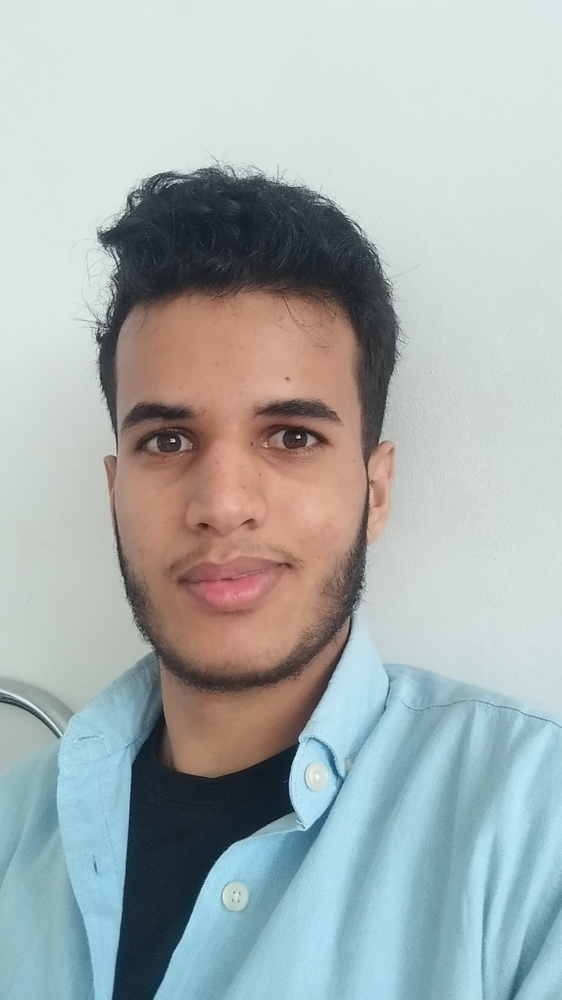
#> input picture PCD/9. Image Morphology/mypic.jpg, 562 x 1000 px, shrunk from 2340 x 4160 before the run
$ python morphology.py
#> lines starting #> are read from the running program, lines starting #| are printed output that depends on the picture; after the words box and inside, x2 and y2 are one past the last pixel; in counts of white or black regions, pixels touching at a corner belong together
# Import required libraries
import cv2
import numpy as np
import matplotlib.pyplot as plt

# Step 1: Load the image in grayscale
image = cv2.imread("mypic.jpg", cv2.IMREAD_GRAYSCALE)
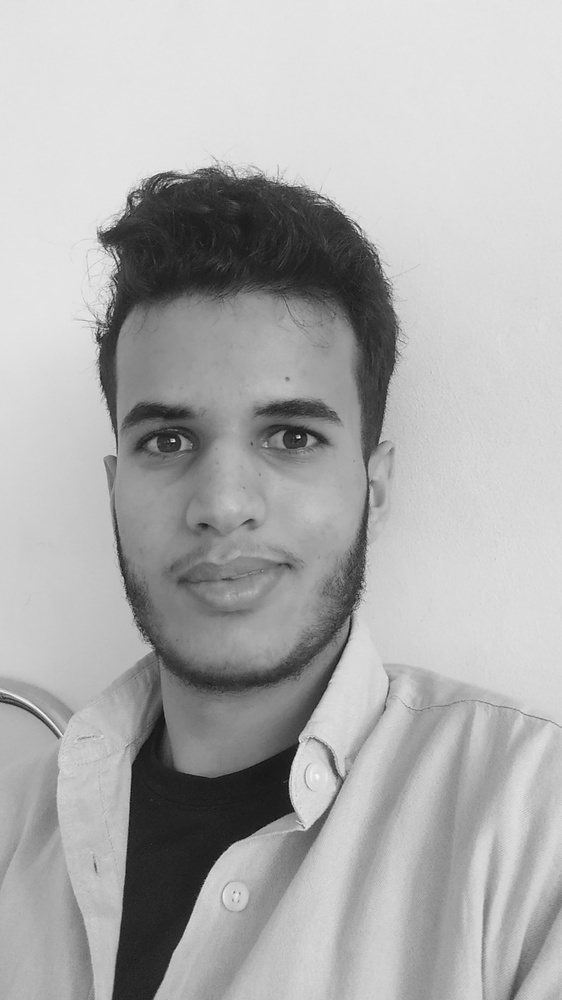
#> image: shape (1000, 562); min 11, max 255, mean 173.5
if image is None:
    print("Error: 'mypic.jpg' not found in the directory.")
    exit()

# Step 2: Convert the image to binary using thresholding
_, binary_image = cv2.threshold(image, 127, 255, cv2.THRESH_BINARY)
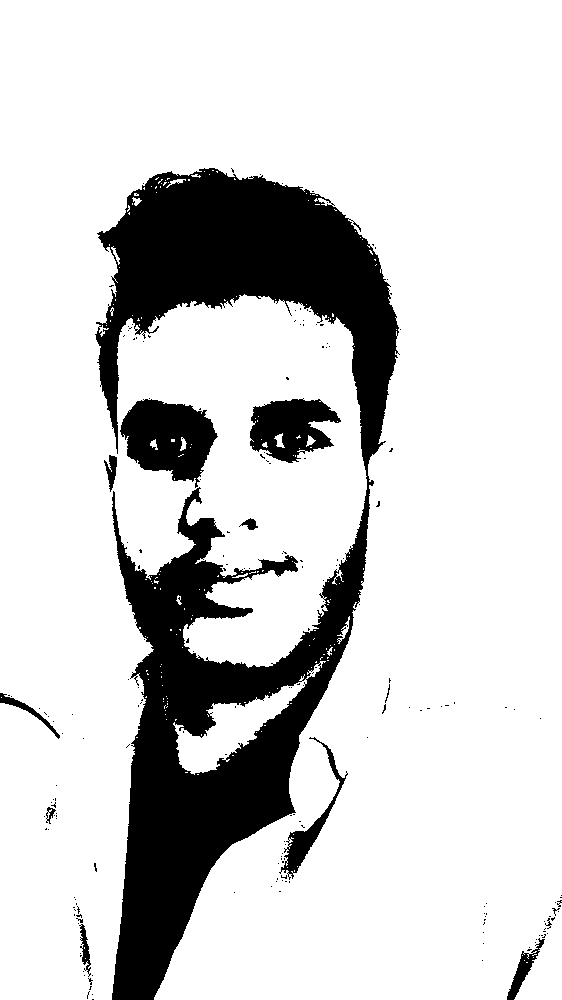
#> binary_image: shape (1000, 562); 82% white; 200 black regions (188 under 20 px), largest, box (x1, y1, x2, y2) and area: (95, 168, 400, 1000) 88283, (120, 399, 218, 488) 5550, (250, 398, 341, 463) 3752

# Display the binary image
plt.figure(figsize=(8, 6))
plt.title("Binary Image")
plt.imshow(binary_image, cmap='gray')
plt.axis('off')
plt.show()

# Step 3: Define the kernel for morphological operations
kernel = np.ones((5, 5), np.uint8)  # 5x5 kernel of ones

# Step 4: Erosion operation
eroded_image = cv2.erode(binary_image, kernel, iterations=1)
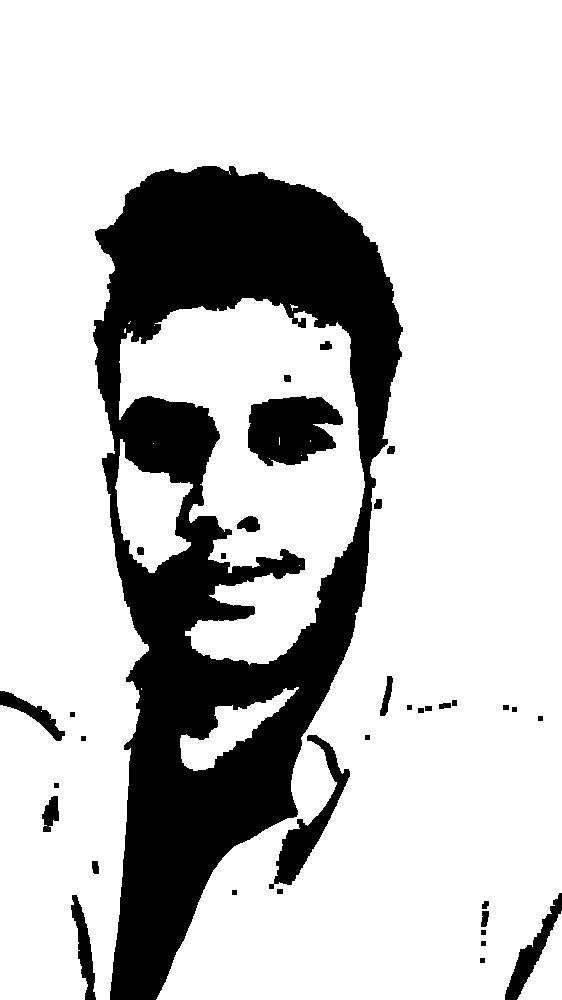
#> eroded_image: shape (1000, 562); 78.3% white; 35 black regions, largest, box (x1, y1, x2, y2) and area: (93, 166, 403, 1000) 108782, (248, 396, 343, 466) 4932, (269, 735, 350, 889) 2833

# Display the result of erosion
plt.figure(figsize=(8, 6))
plt.title("Erosion Result")
plt.imshow(eroded_image, cmap='gray')
plt.axis('off')
plt.show()

# Step 5: Dilation operation
dilated_image = cv2.dilate(binary_image, kernel, iterations=1)
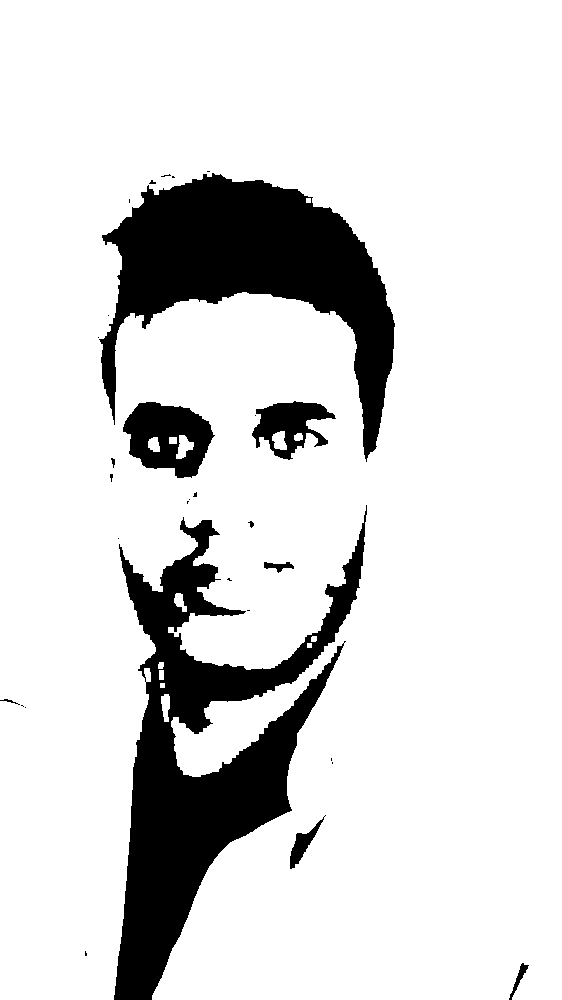
#> dilated_image: shape (1000, 562); 85.4% white; 30 black regions (20 under 20 px), largest, box (x1, y1, x2, y2) and area: (114, 505, 367, 1000) 40577, (99, 173, 395, 462) 33492, (123, 402, 215, 478) 4392

# Display the result of dilation
plt.figure(figsize=(8, 6))
plt.title("Dilation Result")
plt.imshow(dilated_image, cmap='gray')
plt.axis('off')
plt.show()

# Step 6: Opening operation (erosion followed by dilation)
opened_image = cv2.morphologyEx(binary_image, cv2.MORPH_OPEN, kernel)
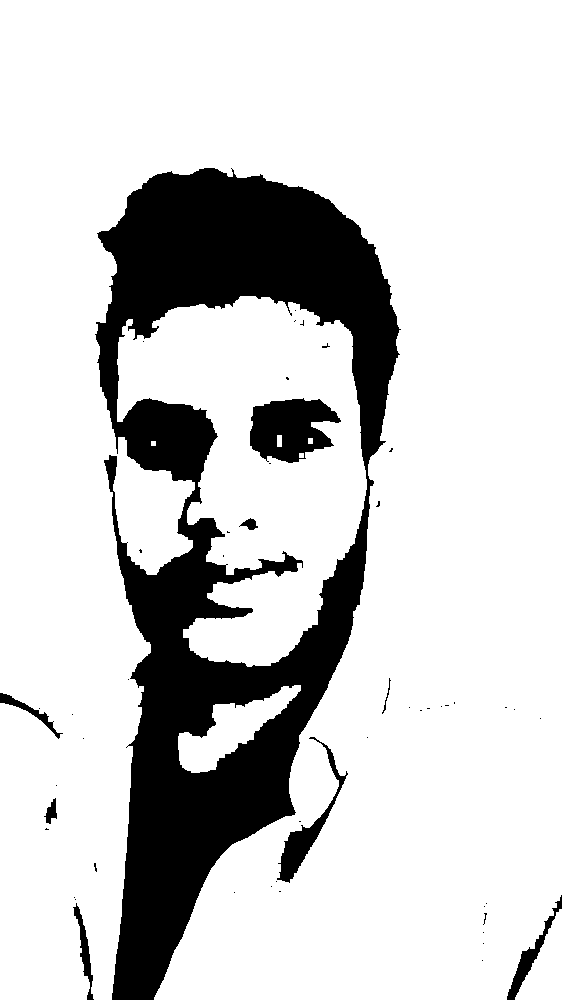
#> opened_image: shape (1000, 562); 81.2% white; 51 black regions (42 under 20 px), largest, box (x1, y1, x2, y2) and area: (95, 168, 401, 1000) 97396, (250, 398, 341, 463) 4019, (277, 737, 348, 883) 1709

# Display the result of opening
plt.figure(figsize=(8, 6))
plt.title("Opening Result")
plt.imshow(opened_image, cmap='gray')
plt.axis('off')
plt.show()

# Step 7: Closing operation (dilation followed by erosion)
closed_image = cv2.morphologyEx(binary_image, cv2.MORPH_CLOSE, kernel)
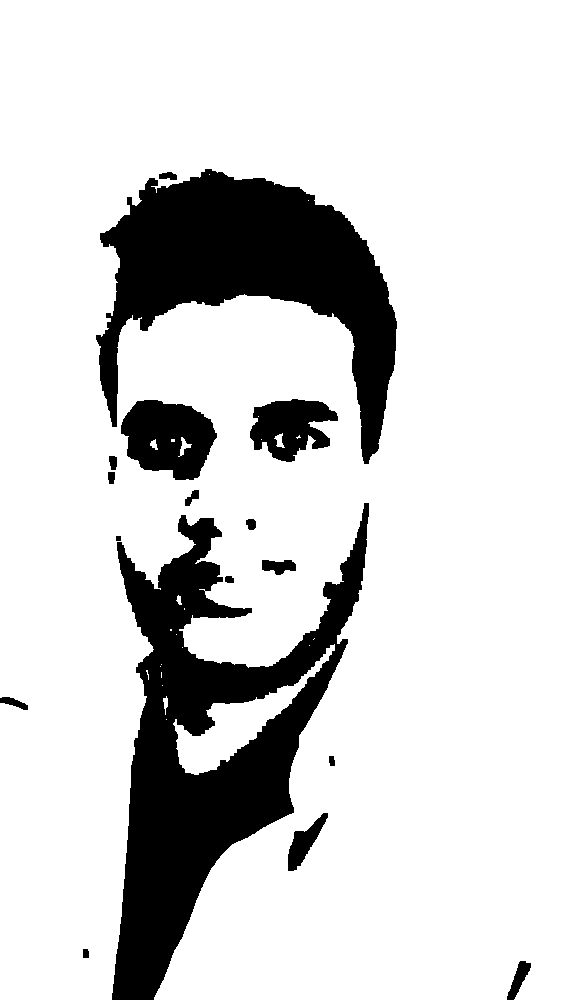
#> closed_image: shape (1000, 562); 83% white; 17 black regions, largest, box (x1, y1, x2, y2) and area: (112, 503, 369, 1000) 47228, (96, 169, 397, 464) 36964, (121, 400, 217, 480) 5392

# Display the result of closing
plt.figure(figsize=(8, 6))
plt.title("Closing Result")
plt.imshow(closed_image, cmap='gray')
plt.axis('off')
plt.show()

print("Process completed! You have successfully performed morphological operations on the binary image.")
